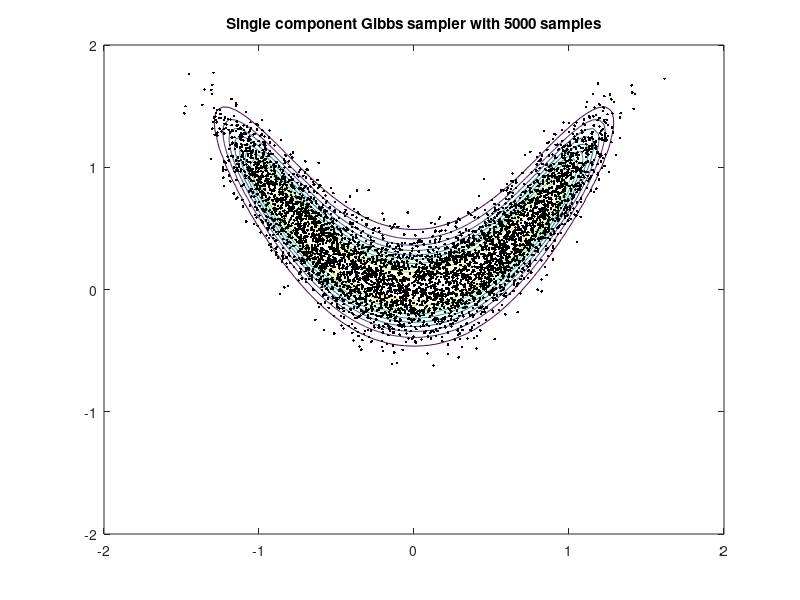
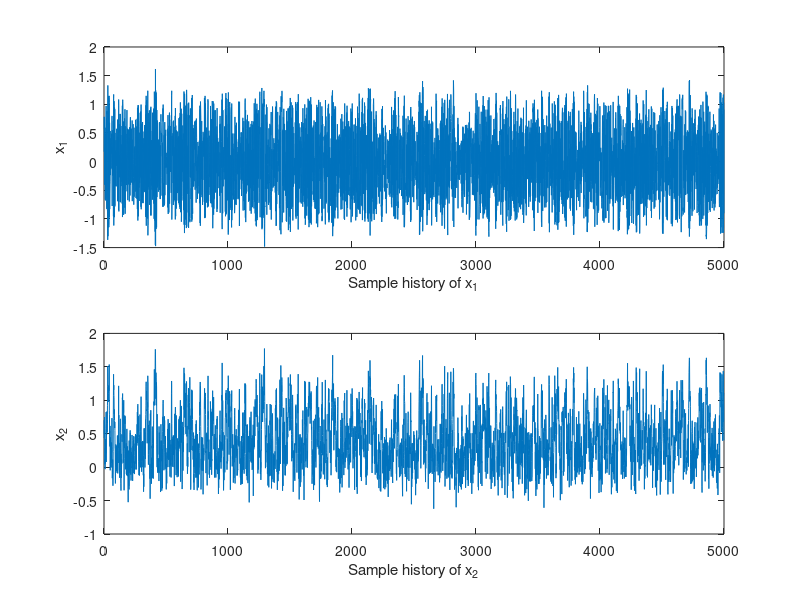

Write the MATLAB code that produced these figures, in order. (Note: this script raises an error after producing the figures.)
% A simple Gibbs sampler algorithm

clear all; close all;
p = @(x,y) exp(-10*(x.^2-y).^2-(y-1/4).^4);
x = [0,0];
nsamples = 5000;
samples = [];
xx = linspace(-2,2,10000);
for jj = 2:nsamples
    u = rand;
    P = cumsum(p(xx,x(2)));
    P = P/P(end);
    ind = find(u <= P,1,'first');
    x(1) = xx(ind);
    u = rand;
    P = cumsum(p(x(1),xx));
    P = P/P(end);
    ind = find(u <= P,1,'first');
    x(2) = xx(ind);
    samples = [samples;x];
end
% At this point, one would usually discard some number of
% the initial samples (the burn-in period). Here, we omit
% this step.
[X,Y] = meshgrid(linspace(-2,2));
figure;
contour(X,Y,p(X,Y)), hold on;
plot(samples(:,1),samples(:,2),'k.')
title(['Single component Gibbs sampler with ',num2str(nsamples),' samples'])
hold off;

figure;
subplot(2,1,1)
plot(samples(:,1));
xlabel('Sample history of x_1');
ylabel('x_1');
hold on;
subplot(2,1,2)
plot(samples(:,2))
xlabel('Sample history of x_2');
ylabel('x_2');

% Note: autocovariances are computed after burn-in is removed!
figure;
ac1 = autocovariance(samples(:,1));
ac2 = autocovariance(samples(:,2));
N_ac = 100;
plot(0:N_ac,ac1(1:N_ac+1),'ro',0:N_ac,ac2(1:N_ac+1),'bo')
pbaspect([1 1 1])
legend('horizontal component','vertical component')
